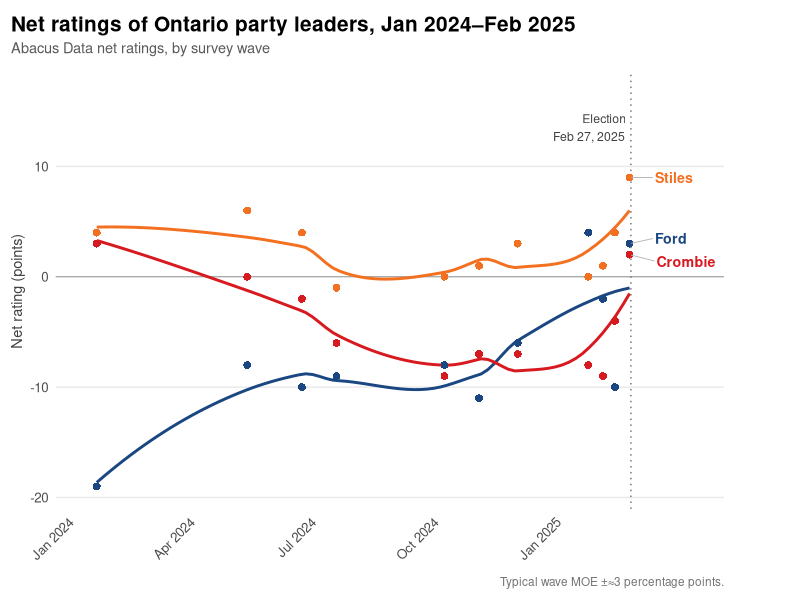
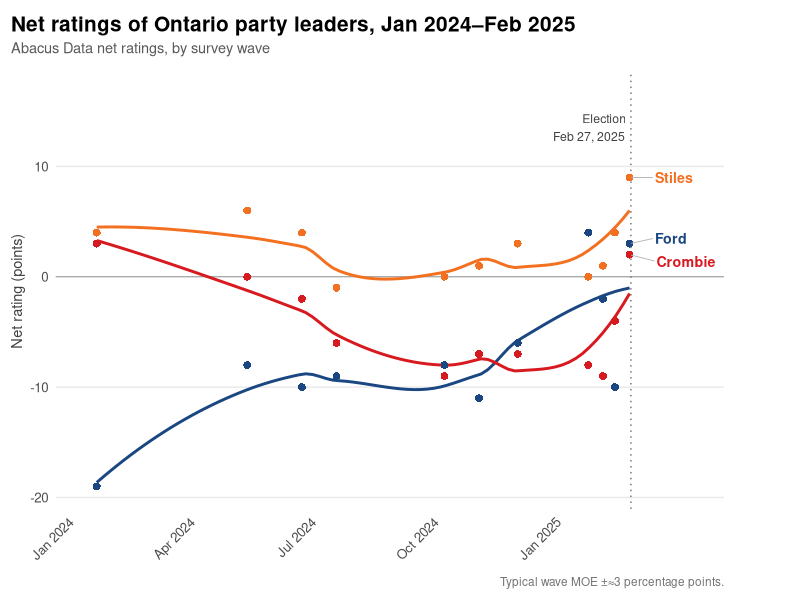

Write the R code that produced these figures, in order.
library(readxl)
library(dplyr)
library(stringr)
library(lubridate)
library(ggplot2)
library(ggrepel)
library(here)

# --- 1. Read cleaned data -------------------------------------------
raw <- read_excel(
  path  = here("data/ontario_leader_approval_polls.xlsx"),
  sheet = "Leader Approval Polls",
  col_types = "text"
)

# --- 2. Clean ---------------------------------------------------------
polls <- raw |>
 # filter(Pollster %in% c("Abacus Data", "Angus Reid Institute", "Liaison Strategies")) |>
  filter(Pollster %in% c("Abacus Data")) |>
   rename(
    field_end = `Field End`,
    leader    = Leader,
    net       = Net,
    pollster  = Pollster
  ) |>
  mutate(
    date = case_when(
      str_detect(field_end, "^\\d+(\\.\\d+)?$")       ~ as.Date(as.numeric(field_end), origin = "1899-12-30"),
      str_detect(field_end, "^\\d{4}-\\d{2}-\\d{2}$") ~ ymd(field_end),
      str_detect(field_end, "^\\d{4}-\\d{2}$")        ~ ymd(paste0(field_end, "-15")),
      TRUE                                            ~ as.Date(NA)
    ),
    net = as.numeric(net),
    leader = factor(
      leader,
      levels = c("Ford", "Crombie", "Stiles", "Fraser (interim Lib)")
    ),
    pollster = factor(pollster, levels = c("Abacus Data", "Angus Reid Institute", "Liaison Strategies"))
  ) |>
  filter(!is.na(date), !is.na(net), date >= as.Date("2024-01-01")) |>
  arrange(leader, pollster, date)

party_cols <- c(
  "Ford"                 = "#1A4782",
  "Crombie"              = "#D71920",
  "Stiles"               = "#F37021",
  "Fraser (interim Lib)" = "#8B0000"
)

election_day <- as.Date("2025-02-27")

# --- Restrict to pre-election period --------------------------------
polls <- polls |> filter(date < election_day)

# Direct labels: last wave per leader (across either pollster)
labels <- polls |>
  group_by(leader) |>
  slice_max(date, n = 1, with_ties = FALSE) |>
  ungroup() |>
  mutate(
    label = recode(as.character(leader),
                   "Fraser (interim Lib)" = "Fraser (interim Lib)")
  )

y_top    <- max(polls$net) + 6
y_bottom <- min(polls$net) - 3

# --- 4. Plot -------------------------------------------------------
p <- ggplot(polls, aes(x = date, y = net, colour = leader, shape = pollster,
                       group = leader)) +
  geom_hline(yintercept = 0, linewidth = 0.3, colour = "grey55") +
  geom_vline(xintercept = election_day, linetype = "dotted",
             colour = "grey45", linewidth = 0.5) +
  annotate("label", x = election_day, y = y_top,
           label = "Election\nFeb 27, 2025",
           hjust = 1.05, vjust = 1, size = 3.1, colour = "grey25",
           fill = "white", label.size = 0, label.padding = unit(0.15, "lines")) +
  geom_smooth(method = "loess", se = FALSE) +
  geom_point(size = 2.3) +
  geom_text_repel(
    data = labels,
    aes(label = label),
    hjust = 0, direction = "y", nudge_x = 18, xlim = c(NA, Inf),
    segment.color = "grey70", segment.size = 0.3,
    size = 3.6, fontface = "bold", lineheight = 0.9,
    min.segment.length = 0, box.padding = 0.3,
    show.legend = FALSE
  ) +
  scale_colour_manual(values = party_cols, guide = "none") +
  scale_shape_manual(values = c("Abacus Data" = 16, "Angus Reid Institute" = 17, "Liaison Strategies" = 15),
                     name = "Pollster") +
  scale_x_date(breaks = seq(as.Date("2024-01-01"), election_day, by = "3 months"),
               date_labels = "%b %Y",
               limits = c(as.Date("2024-01-01"), NA),
               expand = expansion(mult = c(0.02, 0.12))) +
  scale_y_continuous(expand = expansion(mult = c(0.06, 0.10))) +
  coord_cartesian(clip = "off") +
  labs(
    title    = "Net ratings of Ontario party leaders, Jan 2024\u2013Feb 2025",
    subtitle = "Abacus Data net ratings, by survey wave",
    x = NULL, y = "Net rating (points)",
    caption  = "Typical wave MOE \u00b1\u22483 percentage points."
  ) +
  theme_minimal(base_size = 12) +
  theme(
    plot.title.position = "plot",
    plot.title    = element_text(face = "bold", size = 15, margin = margin(b = 4)),
    plot.subtitle = element_text(colour = "grey35", size = 10.5, margin = margin(b = 12)),
    plot.caption  = element_text(colour = "grey45", size = 8.5, margin = margin(t = 10)),
    axis.text.x   = element_text(angle = 45, hjust = 1),
    axis.title.y  = element_text(size = 10.5, colour = "grey25"),
    panel.grid.minor = element_blank(),
    panel.grid.major.x = element_blank(),
    legend.position = "none",
    legend.title = element_text(size = 9.5, face = "bold"),
    legend.text  = element_text(size = 9),
    plot.margin  = margin(t = 12, r = 55, b = 8, l = 8)
  )

print(p)

ggsave(here("Plots/ontario_leader_net_impressions.png"), p,
       width = 10, height = 6.2, dpi = 300)
